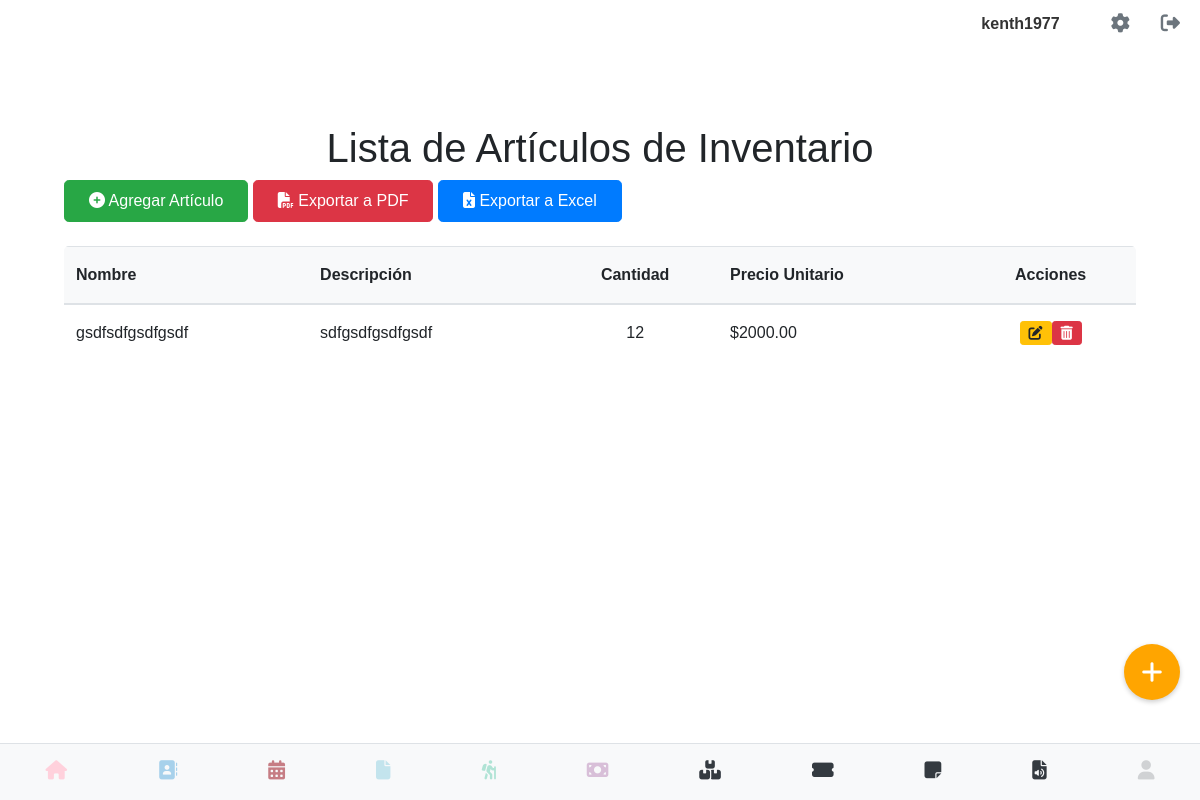
Page /ver_inventario (signed in) on the earlier database version.
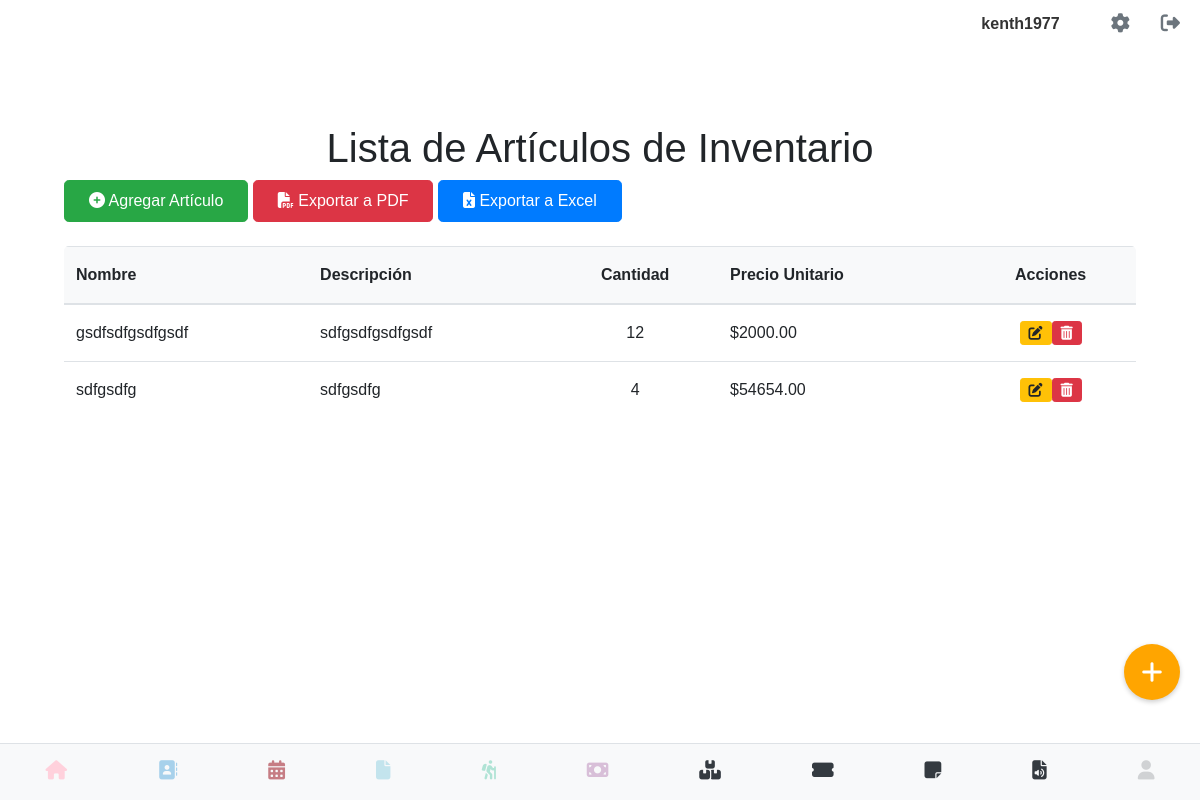
Same page on the later database version.
### models.py (models this page shows, shortened)
class User(UserMixin, db.Model):
    __tablename__ = 'users' # Nombre de la tabla es 'users'
    id = db.Column(db.Integer, primary_key=True)
    username = db.Column(db.String(80), unique=True, nullable=False)
    email = db.Column(db.String(120), unique=True, nullable=False)
    cedula = db.Column(db.String(20), unique=True, nullable=False)
    telefono = db.Column(db.String(20), nullable=False)
    password_hash = db.Column(db.String(128))
    image_filename = db.Column(db.String(255), nullable=True)
    @property
    def is_authenticated(self):
        return True

class ArticuloInventario(db.Model):
    __tablename__ = 'articulos_inventario'
    id = db.Column(db.Integer, primary_key=True)
    nombre = db.Column(db.String(255), nullable=False)
    descripcion = db.Column(db.Text, nullable=True)
    cantidad = db.Column(db.Integer, nullable=False, default=0)
    precio_unitario = db.Column(db.Numeric(10, 2), nullable=False)
    fecha_registro = db.Column(db.DateTime, default=datetime.utcnow)
    usuario_id = db.Column(db.Integer, db.ForeignKey('users.id'), nullable=False)
    usuario = db.relationship('User', backref=db.backref('articulos_inventario', lazy=True))

### inventario.py (the view)
@inventario_bp.route('/ver_inventario')
@login_required
def ver_inventario():
    articulos = ArticuloInventario.query.filter_by(usuario_id=current_user.id).all()
    return render_template('ver_inventario.html', articulos=articulos)

### app.py (called while the page is built)
@login_manager.user_loader
def load_user(user_id):
    return User.query.get(int(user_id))

### templates/ver_inventario.html (shortened to what this page needs)
{% extends 'base.html' %}
{% block content %}
<div class="container mx-auto p-4">
    <h1 class="text-3xl font-bold mb-6 text-gray-800 text-center">Lista de Artículos de Inventario</h1>
    <div class="flex flex-wrap justify-center md:justify-start gap-4 mb-6">
        <a href="{{ url_for('inventario_bp.agregar_inventario') }}"
           class="btn btn-success font-bold py-2 px-4 rounded-lg shadow-md transition duration-300 ease-in-out transform hover:scale-105 flex items-center justify-center">
            <i class="fas fa-plus-circle me-2"></i> Agregar Artículo
        </a>
        <a href="{{ url_for('inventario_bp.exportar_inventario_pdf') }}"
           class="btn btn-danger font-bold py-2 px-4 rounded-lg shadow-md transition duration-300 ease-in-out transform hover:scale-105 flex items-center justify-center">
            <i class="fas fa-file-pdf me-2"></i> Exportar a PDF
        </a>
        <a href="{{ url_for('inventario_bp.exportar_inventario_excel') }}"
           class="btn btn-primary font-bold py-2 px-4 rounded-lg shadow-md transition duration-300 ease-in-out transform hover:scale-105 flex items-center justify-center">
            <i class="fas fa-file-excel me-2"></i> Exportar a Excel
        </a>
    </div>
<br>
    {% if articulos %}
        <div class="table-responsive bg-white rounded-lg shadow-xl">
            <table class="table table-hover align-middle mb-0">
                <thead class="bg-light">
                    <tr>
                        <th scope="col" class="py-3 px-6 text-left">Nombre</th>
                        <th scope="col" class="py-3 px-6 text-left">Descripción</th>
                        <th scope="col" class="py-3 px-6 text-center">Cantidad</th>
                        <th scope="col" class="py-3 px-6 text-end">Precio Unitario</th>
                        <th scope="col" class="py-3 px-6 text-center">Acciones</th>
                    </tr>
                </thead>
                <tbody>
                    {% for articulo in articulos %}
                    <tr>
                        <td class="py-3 px-6 text-left text-nowrap">{{ articulo.nombre }}</td>
                        <td class="py-3 px-6 text-left">{{ articulo.descripcion if articulo.descripcion else 'N/A' }}</td>
                        <td class="py-3 px-6 text-center">{{ articulo.cantidad }}</td>
                        <td class="py-3 px-6 text-end">${{ "%.2f" | format(articulo.precio_unitario | float) }}</td>
                        <td class="py-3 px-6 text-center">
                            <div class="d-flex justify-content-center gap-2">
                                <a href="{{ url_for('inventario_bp.editar_inventario', id=articulo.id) }}"
                                   class="btn btn-sm btn-warning d-flex align-items-center justify-content-center"
                                   title="Editar">
                                    <i class="fas fa-edit"></i>
                                </a>
                                <button onclick="confirmDelete('{{ url_for('inventario_bp.borrar_inventario', id=articulo.id) }}')"
                                        class="btn btn-sm btn-danger d-flex align-items-center justify-content-center"
                                        title="Borrar">
                                    <i class="fas fa-trash-alt"></i>
                                </button>
                            </div>
                        </td>
                    </tr>
                    {% endfor %}
                </tbody>
            </table>
        </div>
    {% else %}
        <p class="text-center text-secondary text-lg">No hay artículos en el inventario. ¡Agrega uno nuevo!</p>
    {% endif %}
</div>
<a href="{{ url_for('inventario_bp.agregar_inventario') }}" class="floating-action-button" style="background-color: orange !important;">
    <i class="fas fa-plus"></i>
</a>
{% endblock %}

### templates/base.html (shortened to what this page needs)
<!DOCTYPE html>
<html lang="es">
<head>
    <link rel="stylesheet" type="text/css" href="{{ url_for('static', filename='css/main.css') }}">
    <link rel="stylesheet" href="https://cdn.jsdelivr.net/npm/sweetalert2@11/dist/sweetalert2.min.css">
</head>
<body>
    <div class="contactos-container">
    {% if current_user.is_authenticated %}
        <div class="top-right">
            <span class="username-display">{{ current_user.username }}</span>
            <a href="{{ url_for('perfil') }}" class="gear-icon"><i class="fas fa-cog"></i></a>
            <a href="{{ url_for('logout') }}" class="logout-icon"><i class="fas fa-sign-out-alt"></i></a>
        </div>
    {% endif %}
</div>
<div class="container-block">
    {% block content %}
    {% endblock %}
</div>
{% include "navbar.html" %}
</body>
</html>

### templates/navbar.html
<nav class="magic-navbar">
    <div class="magic-nav-buttons">
        <div class="magic-nav-button">
            <a href="{{ url_for('index') }}">
                <i class="fas fa-home"></i>
            </a>
        </div>
        <div class="magic-nav-button">
            <a href="{{ url_for('listar_contacto') }}">
                <i class="fa-solid fa-address-book"></i>
            </a>
        </div>
        <div class="magic-nav-button">
            <a href="{{ url_for('calendario') }}">
                <i class="fa-solid fa-calendar-days"></i>
            </a>
        </div>
        <div class="magic-nav-button">
            <a href="{{ url_for('ver_facturas') }}">
                <i class="fa-solid fa-file"></i>
            </a>
        </div>
        <div class="magic-nav-button">
            <a href="{{ url_for('ver_eventos') }}">
                <i class="fa-solid fa-person-hiking"></i>
            </a>
        </div>
        <div class="magic-nav-button">
            <a href="{{ url_for('pagos.ver_pagos') }}">
                <i class="fa-solid fa-money-bill"></i>
            </a>
        </div>
        <div class="magic-nav-button">
            <a href="{{ url_for('inventario_bp.ver_inventario') }}">
                <i class="fa-solid fa-boxes-stacked"></i>
            </a>
        </div>
        <div class="magic-nav-button">
            <a href="{{ url_for('rifas.lista_rifas') }}">
                <i class="fa-solid fa-ticket-alt"></i>
            </a>
        </div>
        <div class="magic-nav-button">
            <a href="{{ url_for('notas.ver_notas') }}">
                <i class="fa-solid fa-note-sticky"></i>
            </a>
        </div>
        <div class="magic-nav-button">
            <a href="{{ url_for('player.ver_archivos') }}">
                <i class="fa-solid fa-file-audio"></i>
            </a>
        </div>
        <div class="magic-nav-button">
            {% if current_user.is_authenticated %}
                <a href="#" style="pointer-events: none; opacity: 0.2;">
                    <i class="fas fa-user"></i>
                </a>
            {% else %}
                <a href="{{ url_for('login') }}">
                    <i class="fas fa-sign-in-alt"></i>
                </a>
            {% endif %}
        </div>
    </div>
</nav>

### static/css/navbar.css (style rules this page uses)
.magic-navbar { background-color: #f8f9fa; color: #343a40; padding: 0.5rem 0; position: fixed; bottom: 0; left: 0; width: 100%; z-index: 1000; border-top: 1px solid #dee2e6; }
.magic-nav-buttons { display: flex; justify-content: space-around; align-items: center; }
.magic-nav-button { flex-grow: 1; text-align: center; padding: 0.5rem 0; }
.magic-nav-button a { display: block; color: inherit; text-decoration: none; }
.magic-nav-button i { font-size: 1.2rem; margin-bottom: 0.2rem; }
.magic-nav-button:nth-child(1) i { color: #FFD1DC; }
.magic-nav-button:nth-child(2) i { color: #A7D1EB; }
.magic-nav-button:nth-child(3) i { color: #c67D84; }
.magic-nav-button:nth-child(4) i { color: #C3E4ED; }
.magic-nav-button:nth-child(5) i { color: #B0E3D5; }
.magic-nav-button:nth-child(6) i { color: #D8BFD8; }

### static/css/base.css (style rules this page uses)
body { font-family: sans-serif; margin: 0; }
.container-block { margin-top:80px; padding: 20px; }
.top-right { position: absolute; top: 10px; right: 20px; display: flex; align-items: center; }
.gear-icon, .logout-icon { font-size: 24px; text-decoration: none; color: #333; margin-left: 15px; }
.username-display { margin-right: 20px; font-weight: bold; color: #333; }

### static/css/perfil.css (style rules this page uses)
body { font-family: sans-serif; margin: 20px; }

### static/css/listar_contacto.css (style rules this page uses)
.contactos-container { font-family: Arial, sans-serif; color: #333; }
.contactos-container .top-right { display: flex; justify-content: flex-end; align-items: center; gap: 1rem; padding-bottom: 1rem; }
.contactos-container .username-display { font-weight: bold; }
.contactos-container .gear-icon, .contactos-container .logout-icon { color: #6c757d; font-size: 1.2rem; text-decoration: none; }

### templates/ver_inventario.html (style rules this page uses)
.floating-action-button { position: fixed !important; bottom: 100px !important; right: 20px !important; color: white !important; border-radius: 50% !important; width: 56px !important; height: 56px !important; display: flex !important; justify-content: center !important; align-items: center !important; font-size: 24px !important; box-shadow: 0 2px 5px rgba(0, 0, 0, 0.2) !important; z-index: 9999 !important; text-decoration: none !important; }

Differences in the rows shown:
added ArticuloInventario: nombre "sdfgsdfg", descripcion "sdfgsdfg", cantidad "4", precio_unitario "54654.00"
